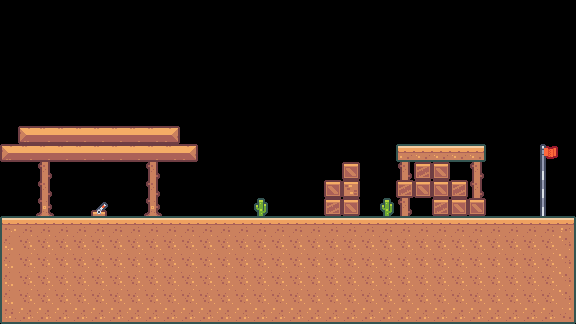

Below is a game level as drawn by its tile map, then a one-line description and the .tmx file that defines it, in full:
An orthogonal 32x18 tile map with 18x18 px tiles, 1 tile layer (Tile Layer 1).

<map version="1.10" tiledversion="1.10.2" orientation="orthogonal" renderorder="right-down" width="32" height="18" tilewidth="18" tileheight="18" infinite="0" nextlayerid="2" nextobjectid="1">
 <tileset firstgid="1" source="tiles_packed.tsx" />
 <layer id="1" name="Tile Layer 1" width="32" height="18">
  <data encoding="csv">
0,0,0,0,0,0,0,0,0,0,0,0,0,0,0,0,0,0,0,0,0,0,0,0,0,0,0,0,0,0,0,0,
0,0,0,0,0,0,0,0,0,0,0,0,0,0,0,0,0,0,0,0,0,0,0,0,0,0,0,0,0,0,0,0,
0,0,0,0,0,0,0,0,0,0,0,0,0,0,0,0,0,0,0,0,0,0,0,0,0,0,0,0,0,0,0,0,
0,0,0,0,0,0,0,0,0,0,0,0,0,0,0,0,0,0,0,0,0,0,0,0,0,0,0,0,0,0,0,0,
0,0,0,0,0,0,0,0,0,0,0,0,0,0,0,0,0,0,0,0,0,0,0,0,0,0,0,0,0,0,0,0,
0,0,0,0,0,0,0,0,0,0,0,0,0,0,0,0,0,0,0,0,0,0,0,0,0,0,0,0,0,0,0,0,
0,0,0,0,0,0,0,0,0,0,0,0,0,0,0,0,0,0,0,0,0,0,0,0,0,0,0,0,0,0,0,0,
0,49,50,50,50,50,50,50,50,51,0,0,0,0,0,0,0,0,0,0,0,0,0,0,0,0,0,0,0,0,0,0,
49,50,50,50,50,50,50,50,50,50,51,0,0,0,0,0,0,0,0,0,0,0,42,43,43,43,44,0,0,0,112,0,
0,0,117,0,0,0,0,0,117,0,0,0,0,0,0,0,0,0,0,27,0,0,117,105,27,0,117,0,0,0,132,0,
0,0,117,0,0,0,0,0,117,0,0,0,0,0,0,0,0,0,27,7,0,0,105,27,27,105,117,0,0,0,132,0,
0,0,138,0,0,67,0,0,138,0,0,0,0,0,128,0,0,0,105,27,0,128,117,0,105,27,27,0,0,0,132,0,
62,63,63,63,63,63,63,63,63,63,63,63,63,63,63,63,63,63,63,63,63,63,63,63,63,63,63,63,63,63,63,64,
122,123,123,123,123,123,123,123,123,123,123,123,123,123,123,123,123,123,123,123,123,123,123,123,123,123,123,123,123,123,123,124,
122,123,123,123,123,123,123,123,123,123,123,123,123,123,123,123,123,123,123,123,123,123,123,123,123,123,123,123,123,123,123,124,
122,123,123,123,123,123,123,123,123,123,123,123,123,123,123,123,123,123,123,123,123,123,123,123,123,123,123,123,123,123,123,124,
122,123,123,123,123,123,123,123,123,123,123,123,123,123,123,123,123,123,123,123,123,123,123,123,123,123,123,123,123,123,123,124,
142,143,143,143,143,143,143,143,143,143,143,143,143,143,143,143,143,143,143,143,143,143,143,143,143,143,143,143,143,143,143,144
</data>
 </layer>
</map>
